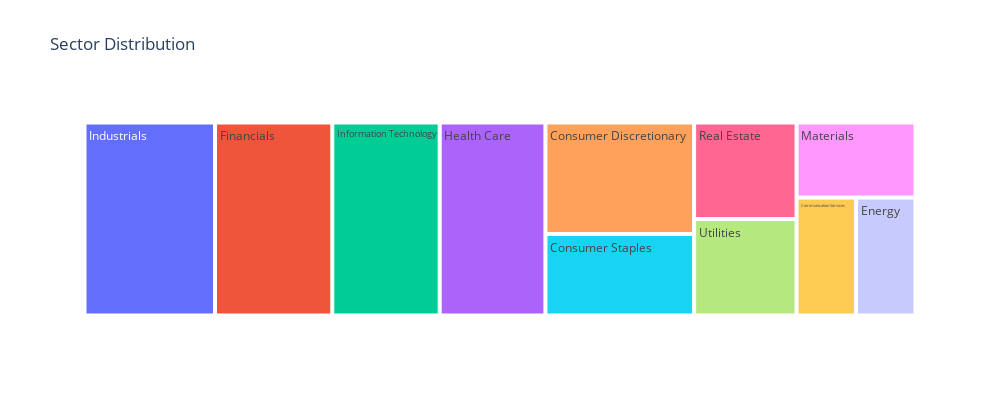

Notebook code cell kept with this figure:
### Code cell
sectors, counts = np.unique(df[df['ticker_info.gics_sector'].notna()]['ticker_info.gics_sector'], return_counts=True)
sector_sub_industries = df[['ticker_info.gics_sector', 'ticker_info.gics_sub_industry']].drop_duplicates()
sector_to_sub_industry = sector_sub_industries.groupby('ticker_info.gics_sector')['ticker_info.gics_sub_industry'].apply(lambda x: ', '.join(x)).to_dict()
def wrap_text(text, width=40):
    return '<br>'.join(textwrap.wrap(text, width=width))
hover_text = [wrap_text(sector_to_sub_industry[sector]) for sector in sectors]
fig = go.Figure(go.Treemap(
    labels=sectors,
    parents=[''] * len(sectors),  # No parents since all are top-level
    values=counts,
    hovertext=hover_text,
    hoverinfo='label+text+value+percent entry'
))
fig.update_layout(title_text='Sector Distribution', width=1000, height=400)
fig.show()

### Figure 1 — Plotly figure (JSON) as saved in the notebook; plotly's stock layout.template omitted (floating-point values rounded to 4 significant figures)
{"data": [{"hoverinfo": "label+text+value+percent entry", "hovertext": ["Interactive Media & Services, Integrated<br>Telecommunication Services, Cable &<br>Satellite, Interactive Home<br>Entertainment, Broadcasting,<br>Advertising, Movies & Entertainment,<br>Publishing, Wireless Telecommunication<br>Services", "Hotels, Resorts & Cruise Lines,<br>Broadline Retail, Automotive Parts &<br>Equipment, Automotive Retail, Other<br>Specialty Retail, Computer & Electronics<br>Retail, Casinos & Gaming, Restaurants,<br>Footwear, Homebuilding, Automobile<br>Manufacturers, Consumer Electronics,<br>Distributors, Leisure Products, Home<br>Improvement Retail, Apparel, Accessories<br>& Luxury Goods, Home Furnishings,<br>Apparel Retail", "Tobacco, Agricultural Products &<br>Services, Distillers & Vintners,<br>Packaged Foods & Meats, Household<br>Products, Soft Drinks & Non-alcoholic<br>Beverages, Consumer Staples Merchandise<br>Retail, Personal Care Products, Food<br>Retail, Brewers, Food Distributors, Drug<br>Retail", "Oil & Gas Exploration & Production, Oil<br>& Gas Equipment & Services, Integrated<br>Oil & Gas, Oil & Gas Storage &<br>Transportation, Oil & Gas Refining &<br>Marketing", "Life & Health Insurance, Property &<br>Casualty Insurance, Consumer Finance,<br>Multi-line Insurance, Asset Management &<br>Custody Banks, Insurance Brokers,<br>Diversified Banks, Multi-Sector<br>Holdings, Financial Exchanges & Data,<br>Investment Banking & Brokerage, Regional<br>Banks, Transaction & Payment Processing<br>Services, Reinsurance", "Health Care Equipment, Biotechnology,<br>Life Sciences Tools & Services, Health<br>Care Supplies, Pharmaceuticals, Health<br>Care Distributors, Managed Health Care,<br>Health Care Services, Health Care<br>Facilities, Health Care Technology", "Aerospace & Defense, Industrial<br>Conglomerates, Building Products,<br>Passenger Airlines, Electrical<br>Components & Equipment, Human Resource &<br>Employment Services, Data Processing &<br>Outsourced Services, Construction<br>Machinery & Heavy Transportation<br>Equipment, Air Freight & Logistics,<br>Diversified Support Services, Rail<br>Transportation, Agricultural & Farm<br>Machinery, Industrial Machinery &<br>Supplies & Components, Research &<br>Consulting Services, Trading Companies &<br>Distributors, Heavy Electrical<br>Equipment, Cargo Ground Transportation,<br>Construction & Engineering,<br>Environmental & Facilities Services,<br>Passenger Ground Transportation", "Semiconductors, IT Consulting & Other<br>Services, Application Software, Internet<br>Services & Infrastructure, Electronic<br>Components, Technology Hardware, Storage<br>& Peripherals, Semiconductor Materials &<br>Equipment, Communications Equipment,<br>Technology Distributors, Systems<br>Software, Electronic Manufacturing<br>Services, Electronic Equipment &<br>Instruments", "Industrial Gases, Specialty Chemicals,<br>Paper & Plastic Packaging Products &<br>Materials, Metal, Glass & Plastic<br>Containers, Fertilizers & Agricultural<br>Chemicals, Commodity Chemicals, Copper,<br>Construction Materials, Gold, Steel", "Office REITs, Telecom Tower REITs,<br>Multi-Family Residential REITs, Real<br>Estate Services, Data Center REITs,<br>Self-Storage REITs, Retail REITs, Health<br>Care REITs, Hotel & Resort REITs,<br>Single-Family Residential REITs, Other<br>Specialized REITs, Industrial REITs,<br>Timber REITs", "Independent Power Producers & Energy<br>Traders, Electric Utilities, Multi-<br>Utilities, Water Utilities, Gas<br>Utilities"], "labels": ["Communication Services", "Consumer Discretionary", "Consumer Staples", "Energy", "Financials", "Health Care", "Industrials", "Information Technology", "Materials", "Real Estate", "Utilities"], "parents": ["", "", "", "", "", "", "", "", "", "", ""], "type": "treemap", "values": [22, 52, 38, 22, 71, 64, 79, 65, 28, 31, 31]}], "layout": {"height": 400, "title": {"text": "Sector Distribution"}, "width": 1000}}
